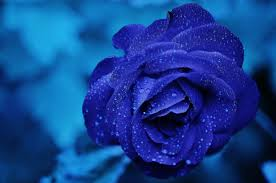
#> input picture computerVision/index.jpeg, 276 x 183 px, found by its file name
$ python comp_vision.py
#> lines starting #> are read from the running program, lines starting #| are printed output that depends on the picture

import cv2
import matplotlib

#version must be 3.4.1
cv2.__version__

#reading imag in color mode      (by default is 1)
          #cv2.imread=1  ---- we can write like this also
#img.shape

img1=cv2.imread('/home/aakanksha/Desktop/ML/index.jpeg',0)           #all part become black and white
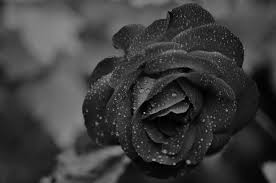
#> img1: shape (183, 276); min 0, max 173, mean 60.3
#img1.shape
image=img1[0:400,0:500]

newimg =img1[0:100,0:160]
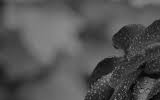
#> newimg: shape (100, 160); min 0, max 147, mean 83.5
print(newimg.shape)
#| (100, 160)
(h,w) = image.shape[:2]
#> h = 183; w = 276
center = (w/2, h/2)
#> center = (138, 91.5)

#rotate the image by particular amount of degree
M=cv2.getRotationMatrix2D(center,45,1.0)
rotated=cv2.warpAffine(image, M , (w,h))
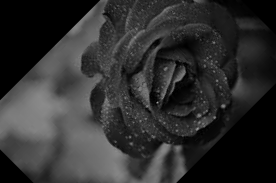
#> rotated: shape (183, 276); min 0, max 160, mean 47.4


#Mat croppedFrame = frame(Rect(0, frame.rows/2, frame.cols, frame.rows/2));


#cv2.line(img,(0,0),(300,524),(255,0,0),2)
cv2.imshow('flower original',image)
cv2.imshow("rotated",rotated)


#cv2.imshow('flower cropped',croppedFrame)

cv2.waitKey(0)

#> (the run stopped early here; a loop or call above may not have finished)
